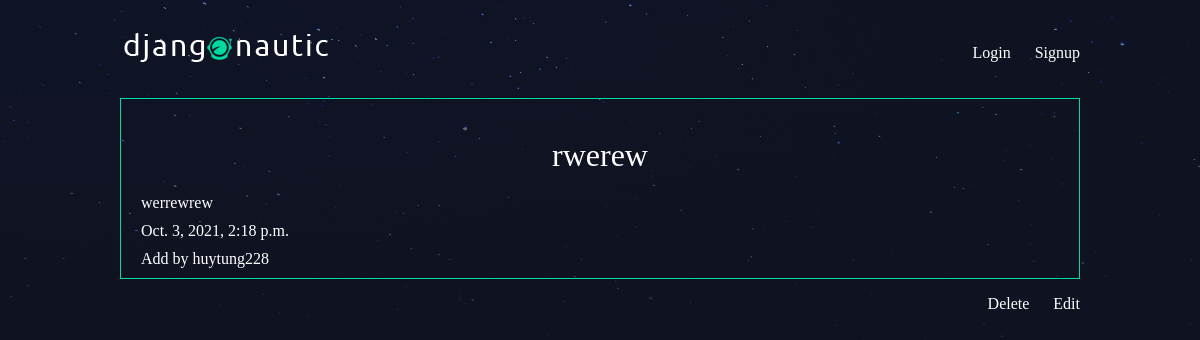
Page /articles/erewrew on the committed database.
### articles/models.py (models this page shows, shortened)
class Article(models.Model):
    title = models.CharField(max_length=100)
    slug = models.SlugField()
    body = models.TextField(default='')
    date = models.DateTimeField(auto_now_add=True)
    thumb = models.ImageField(default='default.png')
    author = models.ForeignKey(User, default=None, on_delete=models.CASCADE)

### articles/views.py (the view)
# urls.py: path('<slug_article>', views.article_detail, name='detail'),
def article_detail(request, slug_article):
    article = Article.objects.get(slug=slug_article)
    return render(request, 'articles/article_detail.html', {'article' : article})

### articles/templates/articles/article_detail.html (shortened to what this page needs)
{% extends 'base_layout.html' %}
{% block content %}
<div class="article-detail">
    <div class="article">
        <h2>{{ article.title }}</h2>
        <p>{{ article.body }}</p>
        <p>{{ article.date }}</p>
        <p>Add by {{ article.author }}</p>
    </div>
    <nav>
        <ul>
            <li><a href="{% url 'articles:delete' article_delete=article.slug %}">Delete</a></li>
            <li><a href="{% url 'articles:edit' article_edit=article.slug %}">Edit</a></li>
        </ul>
    </nav>
</div>
{% endblock %}

### assets/styles.css (style rules this page uses)
body { background-color: #0f121f; background-image: url(/static/stars.png); background-repeat-y: no-repeat; color: #fff; }
body * { font-family: Ubuntu; }
h1, h2, h3, h4, h5 { font-weight: normal; margin: 0; }
a, a:hover, a:visited { color: #fff; text-decoration: none; }
nav { justify-self: end; }
nav li { display: inline-block; list-style-type: none; margin-left: 20px; }
.article { padding: 10px; border: 1px solid #00dba0; position: relative; padding-bottom: 40px; }
.article h2 { font-size: 1.2em; }
.article-detail .article { padding: 0; }
.article-detail .article h2 { text-align: center; margin: 20px auto; font-size: 2em }
.article-detail .article p { margin: 10px 20px }

### rows in the picture
Article: title "rwerew", body "werrewrew", date "Oct. 3, 2021, 2:18 p.m.", author "huytung228"
